Frame 1 (no input): blank canvas, image omitted
Frame 60 (the mouse pressed at the canvas centre just before this capture): blank canvas, image omitted
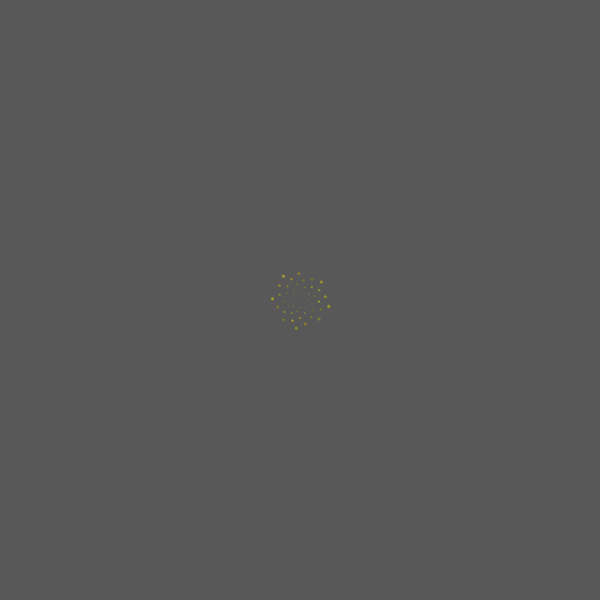
Frame 120 (the mouse held since frame 60 and released just before this capture)

The Processing sketch whose frames 1 and 60 were blank and that drew this single picture after the mouse press (run headless with seeded random() and noise(); from frame 60 on, the mouse is pressed at the canvas centre):

// Processing sketch: processing_76436
// ── processing_76436.pde

float angle;
float theRadius;
float angle2;
int mode;
int hexangle;

void setup (){
  size(600,600);
  angle = 0;
  theRadius = 0;
 // mode = 0;
  background(0);
  smooth();
  noStroke();
  colorMode(HSB, 360, 100, 100, 100);
}


void draw(){
  if (mousePressed == true){
    mode = 2;
  }else{
    mode = 1;
  }
  
  
  if (mode==0){
  //  bg();
  } else {
    if(mode==1){
    bg();
    } else {
    if(mode==2){
    Spiral();
      }
  }
  }
  println(mode);
}

void bg(){
  float bgcolor = abs(255*sin(radians(angle2)));
  background(bgcolor);
  angle2+=.5;
  float x = 30*cos(radians(angle));
  float y = 30*sin(radians(angle));
  
  ellipse(x+(mouseX),y+(mouseY),20,20);

  angle+=15;
}


void Spiral(){ 
  float x = (theRadius)*cos(radians(angle));
  float y = (theRadius)*sin(radians(angle));
  
  fill(random(50,65),100,random(50,100),50);
  ellipse(x+(width/2),y+(height/2),theRadius/9,theRadius/9);
  angle+=137.5;
  theRadius+=.5;
}

//void hex
